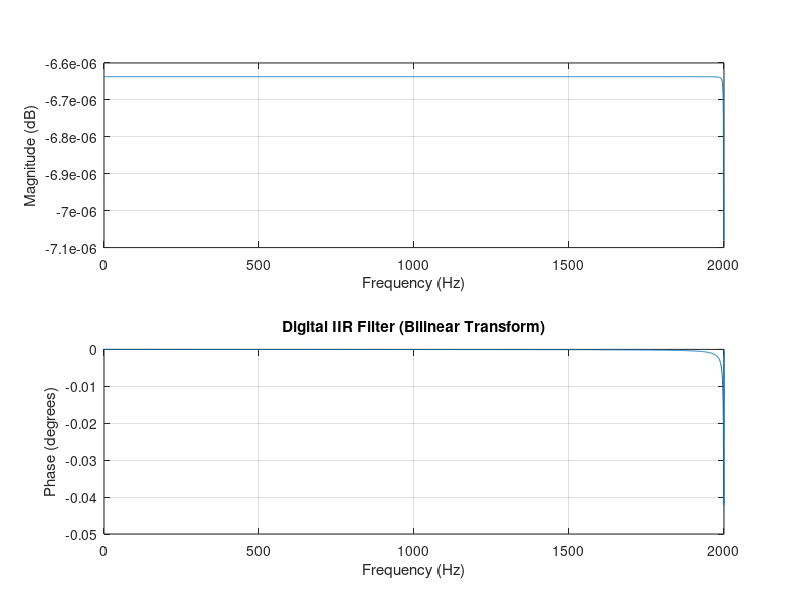

This chart was generated by the following MATLAB code:
% === Bilinear Transform of Given Analog Filter at fs = 200 Hz ===
clear; clc;

% Analog filter coefficients
b_a = [1.02884815e10];
a_a = [1, 5319, 1.1625957e7, 1.02884893617e10];

% Sampling frequency
fs = 4000;     % Hz
T = 1/fs;

% Prewarp frequency (optional, but recommended)
% For a low-pass, we can prewarp the -3 dB cutoff frequency
% Here we estimate analog cutoff from denominator roots if needed
% For simplicity, apply standard bilinear transform
[b_z, a_z] = bilinear(b_a, a_a, fs);

% Display digital filter frequency response
freqz(b_z, a_z, 2048, fs);
title('Digital IIR Filter (Bilinear Transform)');

% Print coefficients for Pico C code
fprintf('\nC code arrays:\n');
fprintf('float b[] = { ');
fprintf('%0.10ef, ', b_z);
fprintf('};\n');

fprintf('float a[] = { ');
fprintf('%0.10ef, ', a_z);
fprintf('};\n');